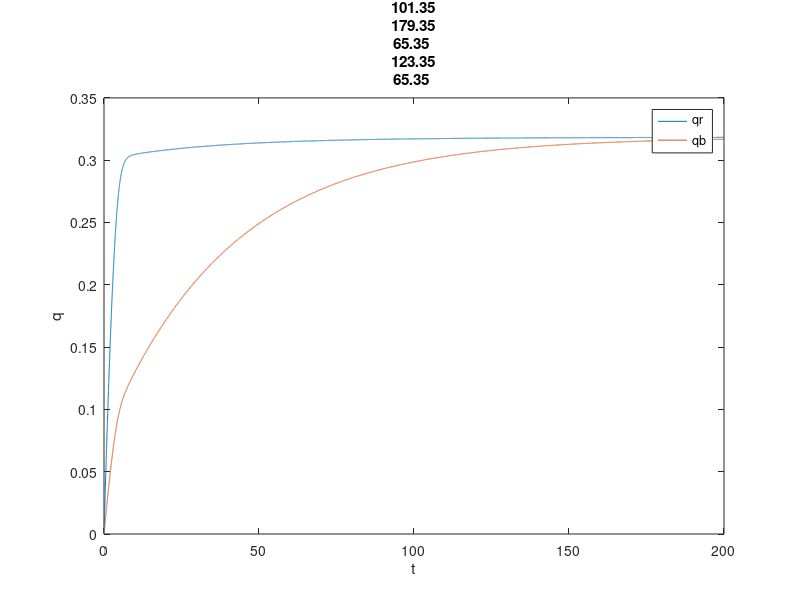
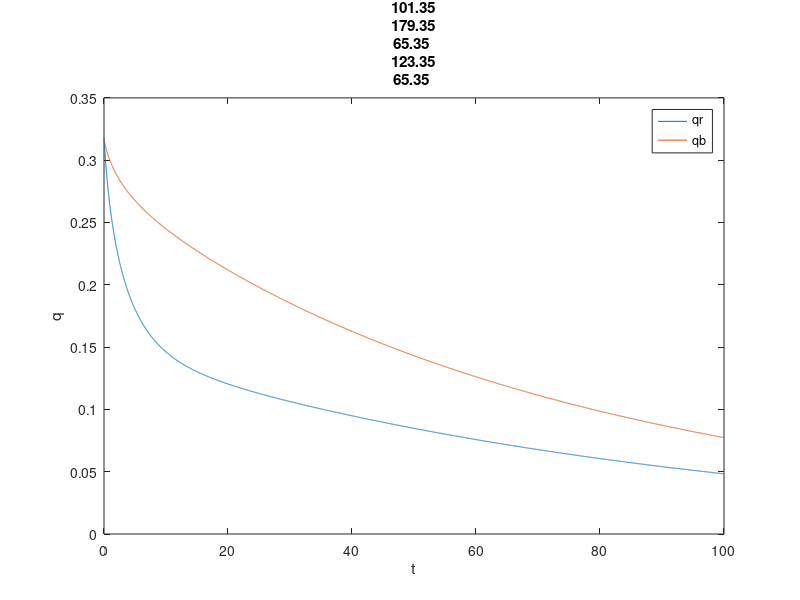
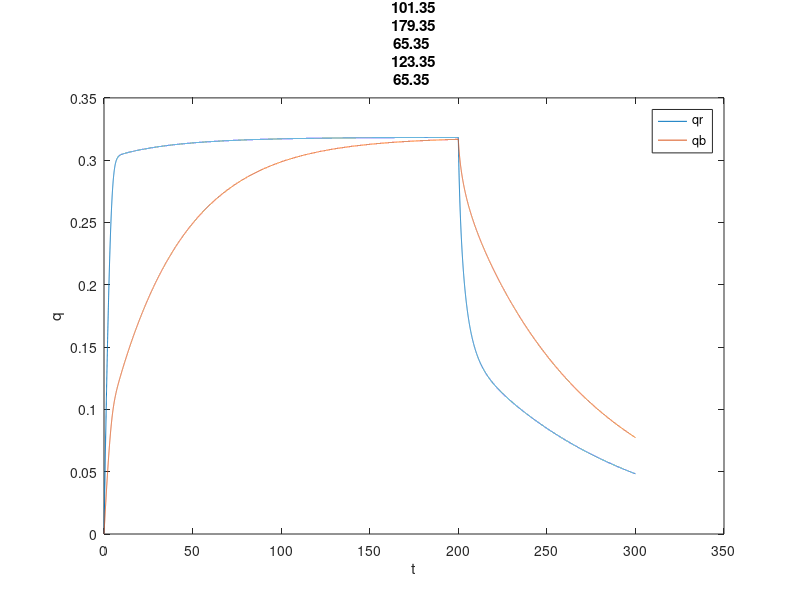
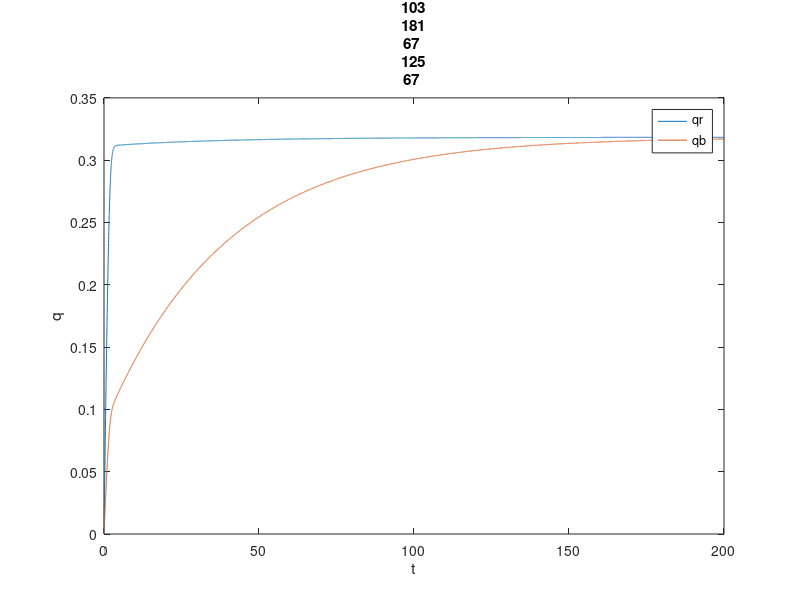

The MATLAB source for these figures, in order:
%Solution of the equations for an AC grain (local problem)
% Explicit method (forward Euler)
% 1) Run the code and analyze the plots
% 2) Solve also the unloading problem: load for 200s, and unload (c_ext=0)
% for 100s

%BAX 1500
epse = 0.37; epsp = 0.8; rhoS = 2.22e6; K = 3.e-3; qm = 0.4; %Porosity constants, Laumuir's isoterm constants.
Dp=[1.e-8]; %Difusion intraparticular
B=[1.35, 3];  %The constant related to the boundary condition (B.C) mass transfer. (small B, absorb slowly, big B, faster absortion)
R=0.002; %Radius of the bullet.



L=@(q) q./(K*(qm-q)); %Laumir's isoterm.
dL=@(q) qm./(K*(qm-q).^2);


k = 1;
for i = 1:length(Dp)
    for j = 1:length(B)

        c_ext = 1300; %Exterior concentration
        Tfinal = 200;
        dt = 0.01;  
        nOfTimeSteps = round(Tfinal/dt);

        alpha = Dp(i)*B(j)/R;
        beta=35*Dp(i)/(R^2);
        qb=zeros(nOfTimeSteps+1,1);
        qR=qb;
        
        %Loop for time steps
        for n=1:nOfTimeSteps
            cmL=c_ext-L(qR(n));
            qb(n+1)=qb(n)+dt*3*alpha*cmL;
            qR(n+1)=qR(n)+dt*(beta*(qb(n)-qR(n))+10*alpha*cmL);
        end

        ts = [0:nOfTimeSteps]*dt;
        figure(k)
        plot(ts,[qR,qb],'-'), legend('qr','qb'),xlabel('t'), ylabel('q'),title("Dp = " + Dp(i) + " B = " + B(j))
        
        Tfinal = 100;
        dt = 0.01;
        nOfTimeStepsUnloading = round(Tfinal/dt);
        qbLoading=qb; qRLoading=qR;
        qbU = zeros(nOfTimeStepsUnloading+1,1); qRU = qbU;
        qbU(1) = qbLoading(end); qRU(1) = qRLoading(end);
        c_ext = 0;
        
        %Loop for time steps
        for n=1:nOfTimeStepsUnloading
            cmL=c_ext-L(qRU(n));
            qbU(n+1)=qbU(n)+dt*3*alpha*cmL;
            qRU(n+1)=qRU(n)+dt*(beta*(qbU(n)-qRU(n))+10*alpha*cmL);
        end
        
        
        ts = [0:nOfTimeStepsUnloading]*dt;
        figure(k+1)
        plot(ts,[qRU,qbU],'-'), legend('qr','qb'),xlabel('t'), ylabel('q'),title("Dp = " + Dp(i) + " B = " + B(j))
        
        ts = [0:nOfTimeSteps + nOfTimeStepsUnloading+1]*dt;
        figure(k+2)
        qRT = [qRLoading;qRU];
        qbT = [qbLoading;qbU];
        plot(ts,[qRT,qbT],'-'), legend('qr', 'qb'),xlabel('t'), ylabel('q'), title("Dp = " + Dp(i) + " B = " + B(j))
        k = k+3;

    end
end

% sigma = ( ((1-epse)/epse)*3*Dp*B/R )*((1-epsp)*rhoS-epsp*dL(qb));
% figure(2)
% plot(ts(2:end),sigma(2:end)), ylabel('sigma'), xlabel('t')
% 
